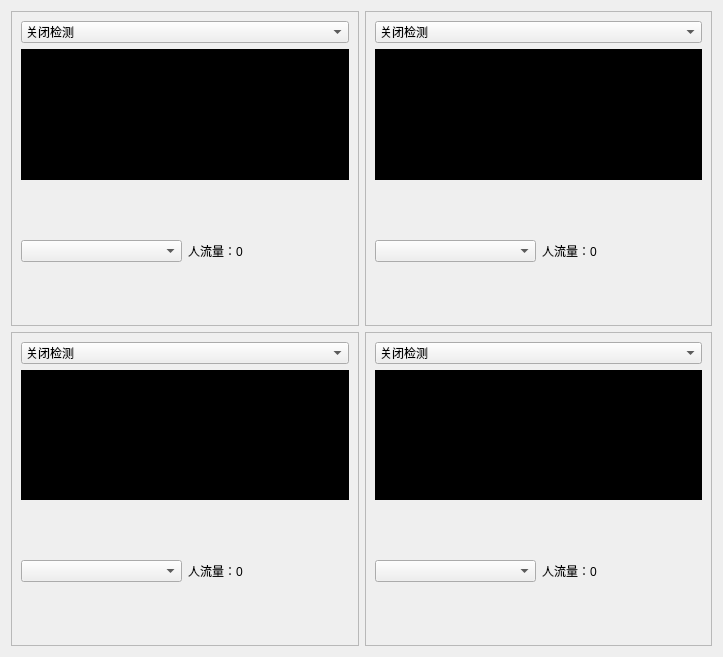
<?xml version="1.0" encoding="UTF-8"?>
<ui version="4.0">
 <class>PeopleDetectionPage</class>
 <widget class="QWidget" name="PeopleDetectionPage">
  <property name="geometry">
   <rect>
    <x>0</x>
    <y>0</y>
    <width>723</width>
    <height>657</height>
   </rect>
  </property>
  <property name="windowTitle">
   <string>People Detection Page</string>
  </property>
  <layout class="QVBoxLayout" name="mainLayout">
   <item>
    <layout class="QHBoxLayout" name="monitorsLayout1">
     <item>
      <widget class="QFrame" name="monitor1">
       <property name="frameShape">
        <enum>QFrame::StyledPanel</enum>
       </property>
       <layout class="QVBoxLayout" name="layout1">
        <item>
         <layout class="QHBoxLayout" name="topLayout1">
          <item>
           <widget class="QComboBox" name="monitorControl1">
            <item>
             <property name="text">
              <string>关闭检测</string>
             </property>
            </item>
            <item>
             <property name="text">
              <string>开始检测</string>
             </property>
            </item>
            <item>
             <property name="text">
              <string>检测违规</string>
             </property>
            </item>
           </widget>
          </item>
         </layout>
        </item>
        <item>
         <widget class="QLabel" name="monitorDisplay1">
          <property name="styleSheet">
           <string notr="true">background-color: black; color: white;</string>
          </property>
          <property name="alignment">
           <set>Qt::AlignCenter</set>
          </property>
         </widget>
        </item>
        <item>
         <layout class="QHBoxLayout" name="bottomLayout1">
          <item>
           <widget class="QComboBox" name="cameraCombo1"/>
          </item>
          <item>
           <widget class="QLabel" name="peopleLabel1">
            <property name="text">
             <string>人流量：0</string>
            </property>
           </widget>
          </item>
         </layout>
        </item>
       </layout>
      </widget>
     </item>
     <item>
      <widget class="QFrame" name="monitor2">
       <property name="frameShape">
        <enum>QFrame::StyledPanel</enum>
       </property>
       <layout class="QVBoxLayout" name="layout2">
        <item>
         <layout class="QHBoxLayout" name="topLayout2">
          <item>
           <widget class="QComboBox" name="monitorControl2">
            <item>
             <property name="text">
              <string>关闭检测</string>
             </property>
            </item>
            <item>
             <property name="text">
              <string>开始检测</string>
             </property>
            </item>
            <item>
             <property name="text">
              <string>检测违规</string>
             </property>
            </item>
           </widget>
          </item>
         </layout>
        </item>
        <item>
         <widget class="QLabel" name="monitorDisplay2">
          <property name="styleSheet">
           <string notr="true">background-color: black; color: white;</string>
          </property>
          <property name="alignment">
           <set>Qt::AlignCenter</set>
          </property>
         </widget>
        </item>
        <item>
         <layout class="QHBoxLayout" name="bottomLayout2">
          <item>
           <widget class="QComboBox" name="cameraCombo2"/>
          </item>
          <item>
           <widget class="QLabel" name="peopleLabel2">
            <property name="text">
             <string>人流量：0</string>
            </property>
           </widget>
          </item>
         </layout>
        </item>
       </layout>
      </widget>
     </item>
    </layout>
   </item>
   <item>
    <layout class="QHBoxLayout" name="monitorsLayout2">
     <item>
      <widget class="QFrame" name="monitor3">
       <property name="frameShape">
        <enum>QFrame::StyledPanel</enum>
       </property>
       <layout class="QVBoxLayout" name="layout3">
        <item>
         <layout class="QHBoxLayout" name="topLayout3">
          <item>
           <widget class="QComboBox" name="monitorControl3">
            <item>
             <property name="text">
              <string>关闭检测</string>
             </property>
            </item>
            <item>
             <property name="text">
              <string>开始检测</string>
             </property>
            </item>
            <item>
             <property name="text">
              <string>检测违规</string>
             </property>
            </item>
           </widget>
          </item>
         </layout>
        </item>
        <item>
         <widget class="QLabel" name="monitorDisplay3">
          <property name="styleSheet">
           <string notr="true">background-color: black; color: white;</string>
          </property>
          <property name="alignment">
           <set>Qt::AlignCenter</set>
          </property>
         </widget>
        </item>
        <item>
         <layout class="QHBoxLayout" name="bottomLayout3">
          <item>
           <widget class="QComboBox" name="cameraCombo3"/>
          </item>
          <item>
           <widget class="QLabel" name="peopleLabel3">
            <property name="text">
             <string>人流量：0</string>
            </property>
           </widget>
          </item>
         </layout>
        </item>
       </layout>
      </widget>
     </item>
     <item>
      <widget class="QFrame" name="monitor4">
       <property name="frameShape">
        <enum>QFrame::StyledPanel</enum>
       </property>
       <layout class="QVBoxLayout" name="layout4">
        <item>
         <layout class="QHBoxLayout" name="topLayout4">
          <item>
           <widget class="QComboBox" name="monitorControl4">
            <item>
             <property name="text">
              <string>关闭检测</string>
             </property>
            </item>
            <item>
             <property name="text">
              <string>开始检测</string>
             </property>
            </item>
            <item>
             <property name="text">
              <string>检测违规</string>
             </property>
            </item>
           </widget>
          </item>
         </layout>
        </item>
        <item>
         <widget class="QLabel" name="monitorDisplay4">
          <property name="styleSheet">
           <string notr="true">background-color: black; color: white;</string>
          </property>
          <property name="alignment">
           <set>Qt::AlignCenter</set>
          </property>
         </widget>
        </item>
        <item>
         <layout class="QHBoxLayout" name="bottomLayout4">
          <item>
           <widget class="QComboBox" name="cameraCombo4"/>
          </item>
          <item>
           <widget class="QLabel" name="peopleLabel4">
            <property name="text">
             <string>人流量：0</string>
            </property>
           </widget>
          </item>
         </layout>
        </item>
       </layout>
      </widget>
     </item>
    </layout>
   </item>
  </layout>
 </widget>
 <resources/>
 <connections/>
</ui>
